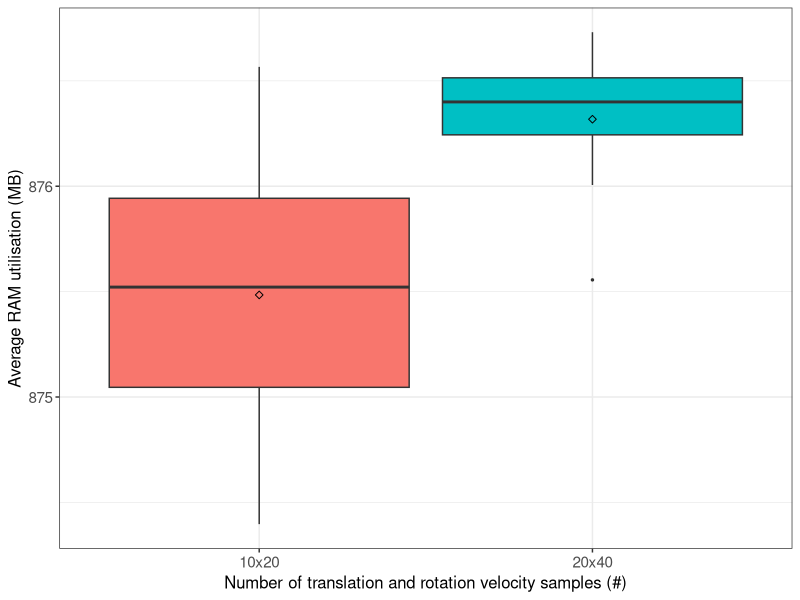
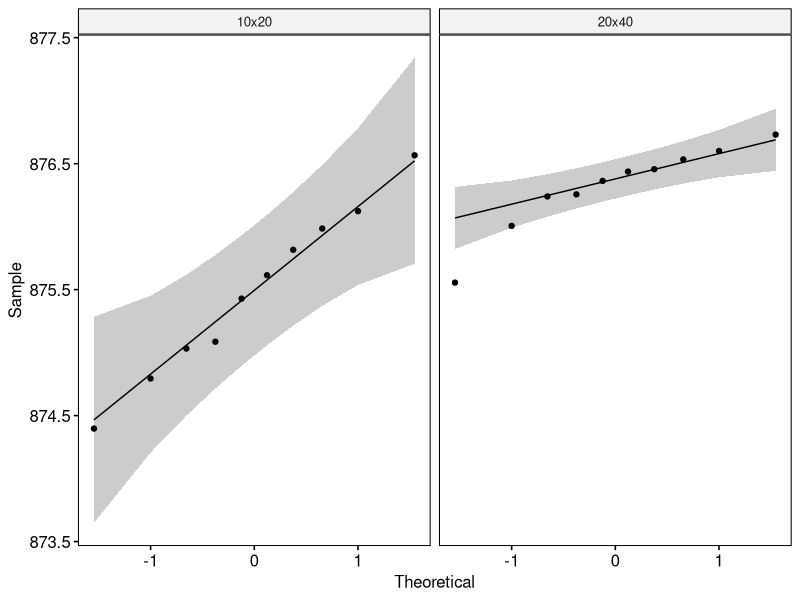

Here is the R script that generated these plots, in order:
## ---- chunk 1
if (!require('tidyverse')) install.packages('tidyverse', dependencies = TRUE); library('tidyverse')
if (!require('ggpubr')) install.packages('ggpubr', dependencies = TRUE); library('ggpubr')
if (!require('rstatix')) install.packages('rstatix', dependencies = TRUE); library('rstatix')
if (!require('ggplot2')) install.packages('ggplot2', dependencies = TRUE); library('ggplot2')
## ---- chunk 2
data <- read.csv(file = '../../raw_data/test_velocity_samples/run_table.csv')
data$avg_memory_util <- data$avg_memory_util / 1000000
data <- subset(data, select = c(X__run_id, velocity_samples, avg_memory_util))
data$velocity_samples <- as.factor(data$velocity_samples)
data$avg_memory_util <- as.numeric(data$avg_memory_util)
## ---- chunk 3
data %>%
  group_by(velocity_samples) %>%
  get_summary_stats(avg_memory_util, type = "mean_sd")
## ---- chunk 4
#pdf(file = "../../figures/velocity_samples_effect/ram-utilisation.pdf")

ggplot(data, aes(x = velocity_samples, y = avg_memory_util, fill = velocity_samples)) +
  theme_bw() + 
  geom_boxplot(width = 0.9, outlier.size = 0.5) + 
  stat_summary(fun = mean, color = 'black', geom = 'point', shape = 5, size = 1.5) +
  labs(x = "Number of translation and rotation velocity samples (#)", y = "Average RAM utilisation (MB)") +
  theme(legend.position = 'none') +
  theme(
    axis.title.x = element_text(size = 12, family = 'sans'),
    axis.title.y = element_text(size = 12, family = 'sans'),
    axis.text.x = element_text(size = 11, family = 'sans'),
    axis.text.y = element_text(size = 11, family = 'sans')
  )

#dev.off()
## ---- chunk 5
data %>% 
  group_by(velocity_samples) %>%
  identify_outliers(avg_memory_util)
## ---- chunk 6
ggqqplot(data, x = "avg_memory_util", facet.by = "velocity_samples")
## ---- chunk 7
data %>%
  group_by(velocity_samples) %>%
  shapiro_test(avg_memory_util)
## ---- chunk 8
data %>%
  t_test(avg_memory_util ~ velocity_samples) %>%
  add_significance()
## ---- chunk 9
data %>%
  cohens_d(avg_memory_util ~ velocity_samples)
